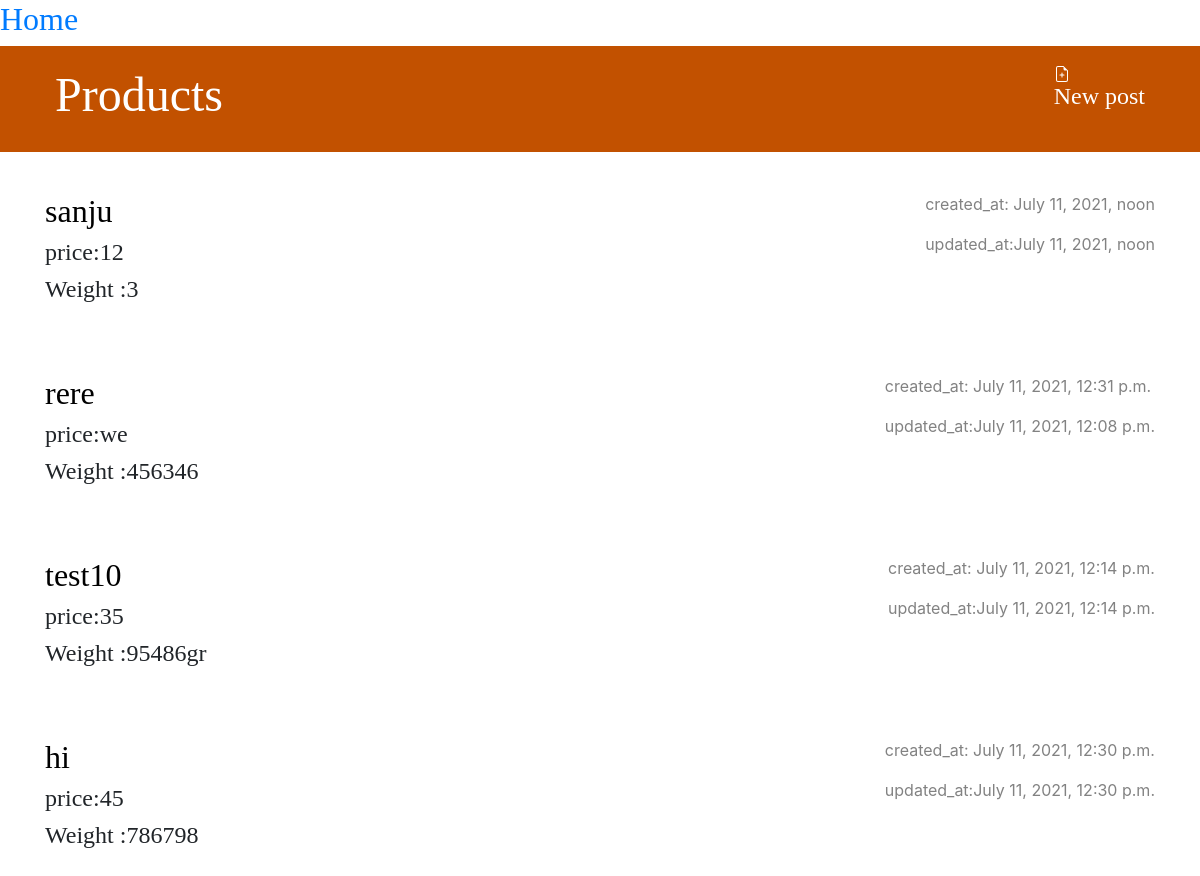
The app's page /pd_list/ with its own data.
### Product/models.py (models this page shows, shortened)
class Product(models.Model):
    author = models.ForeignKey(settings.AUTH_USER_MODEL, on_delete=models.CASCADE)
    title = models.CharField(max_length=100)
    weight = models.TextField(max_length=15)
    price = models.TextField(max_length=15)
    created_at = models.DateTimeField(default=timezone.now)
    updated_at = models.DateTimeField(blank=True, null=True)

### Product/views.py (the view)
# urls.py: path('pd_list/',v.pd_list),
def pd_list(request):
    posts=Product.objects.filter(created_at__lte=timezone.now()).order_by('created_at')
    posts=Product.objects.filter(updated_at__lte=timezone.now()).order_by('updated_at')
    return render(request, 'blog1/pd_list.html', {'posts': posts})

### Product/templates/blog1/pd_list.html (shortened to what this page needs)
{% extends 'blog1/base.html' %}
{% block content %}
    {% for post in posts %}
        <article class="post">
            <time class="date">
              created_at:  {{ post.created_at }}<p></p>
              updated_at:{{ post.updated_at }}
            </time>
            <h2><a href="{% url 'pd1_detail' pk=post.pk %}">{{ post.title }}</a></h2>
           <h4> price:{{ post.price }}</h4>
            <h4>Weight :{{ post.weight }}</h4>
        </article>
    {% endfor %}
{% endblock %}

### Product/templates/blog1/base.html (shortened to what this page needs)
<h2><a href ="/" >Home</a></h2>
{% load static %}
<!DOCTYPE html>
<html>
    <head>
        <link rel="stylesheet" href="https://cdn.jsdelivr.net/npm/bootstrap@4.5.3/dist/css/bootstrap.min.css">
        <link rel="stylesheet" href="{% static 'css/blog.css' %}">
    </head>
    <body>
        <header class="page-header">
            <div class="container">
                <a href="{% url 'pd1_new' %}" class="top-menu">
                    <h4>New post</h4>
                </a>
                <h1><a href="/pd_list">Products</a></h1>
            </div>
        </header>
        <main class="content container">
            <div class="row">
                <div class="col">
                    {% block content %}
                    {% endblock %}
                </div>
            </div>
        </main>
    </body>
</html

### blog/static/css/blog.css (style rules this page uses)
.page-header { background-color: #C25100; margin-top: 0; margin-bottom: 40px; padding: 20px 20px 20px 40px; }
.page-header h1, .page-header h1 a, .page-header h1 a:visited, .page-header h1 a:active { color: #ffffff; font-size: 36pt; text-decoration: none; }
h1, h2, h3, h4 { font-family: 'Times New Roman', Times, serif, cursive; }
.date { color: #828282; }
.top-menu, .top-menu:hover, .top-menu:visited { color: #ffffff; float: right; font-size: 26pt; margin-right: 20px; }
.post { margin-bottom: 70px; }
.post h2 a, .post h2 a:visited { color: #000000; }
.post > .date, .post > .actions { float: right; }

### records on screen
Product: created_at "July 11, 2021, noon", updated_at "July 11, 2021, noon", title "sanju", price "12", weight "3"
Product: created_at "July 11, 2021, 12:31 p.m.", updated_at "July 11, 2021, 12:08 p.m.", title "rere", price "we", weight "456346"
Product: created_at "July 11, 2021, 12:14 p.m.", updated_at "July 11, 2021, 12:14 p.m.", title "test10", price "35", weight "95486gr"
Product: created_at "July 11, 2021, 12:30 p.m.", updated_at "July 11, 2021, 12:30 p.m.", title "hi", price "45", weight "786798"
